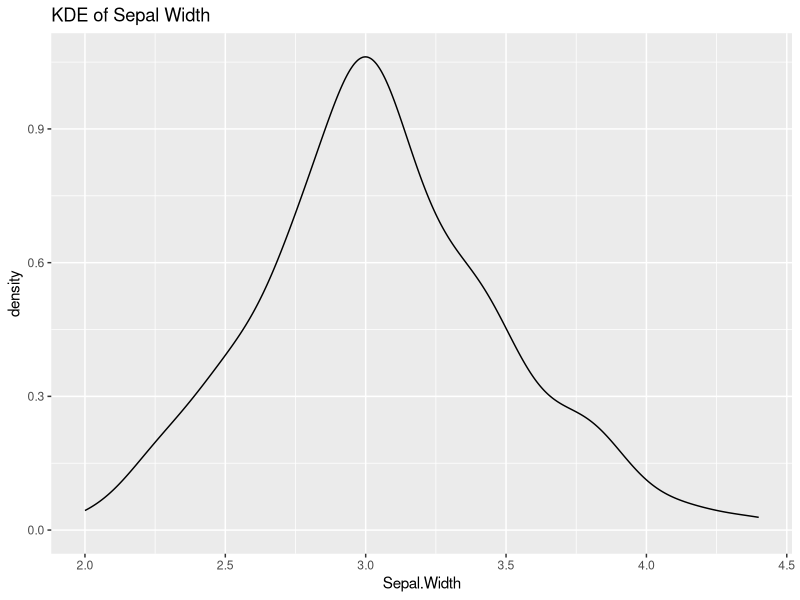

Write the R code that produced this figure.
## ---- chunk 1
knitr::opts_chunk$set(echo = TRUE)
library(ggplot2)
## ---- chunk 2

set.seed(1233)

data <- iris
ggplot(iris) +
  geom_density(aes(Sepal.Width)) + 
  labs(title='KDE of Sepal Width')

## ---- chunk 3
mean_s_width = mean(data$Sepal.Width)
sd_s_width = sd(data$Sepal.Width)
## ---- chunk 4
x = 4
(x - mean_s_width)/sd_s_width
## ---- chunk 5
x = 2
(x - mean_s_width)/sd_s_width

## ---- chunk 6
pnorm(4,mean=mean_s_width,sd=sd_s_width)
## ---- chunk 7
pnorm(2,mean=mean_s_width,sd=sd_s_width)
## ---- chunk 8
pnorm(4,mean=mean_s_width,sd=sd_s_width) - pnorm(2,mean=mean_s_width,sd=sd_s_width)
## ---- chunk 9
1 - pnorm(2,mean=mean_s_width,sd=sd_s_width)

## ---- chunk 10

bern_trial <- function(p,n_trials){
  prob_not = 1 - p
  prob_not^(n_trials) * p
}

bern_trial(1/6,5)


## ---- chunk 11
p_true = 0.35
p_not = 1 - p_true

#prob after the first person?
bern_trial(p_true,2)

## ---- chunk 12
1/p_true
s_dev_bern <- function(p){
  sqrt( ((1-p)/(p^2))  )
}

s_dev_bern(p_true)

## ---- chunk 13

choose(4,1)
## ---- chunk 14
dbinom(x=8,size=10,prob=0.262)

## ---- chunk 15
dbinom(x=2,size=121,prob=1/365)

## ---- chunk 16
dnbinom(x=10,size=30,prob=0.1)

## ---- chunk 17
r_pois <- function(lambda,n){
  (lambda^n* exp(-lambda))/factorial(n)
}

r_pois(2,1)
